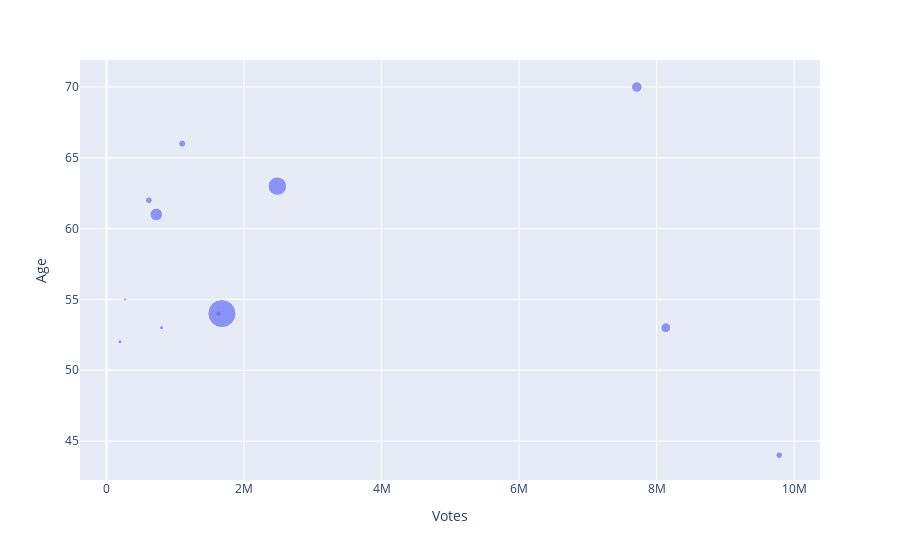

The code cell stored with this chart in its notebook:
### Code cell
fig = px.scatter()

fig.show()

### Figure 1 — Plotly figure (JSON) as saved in the notebook; plotly's stock layout.template omitted (floating-point values rounded to 4 significant figures)
{"data": [{"hovertemplate": "Votes=%{x}<br>Age=%{y}<br>Patrimoine (EUR)=%{marker.size}<extra></extra>", "legendgroup": "", "marker": {"color": "#636efa", "size": [219000, 220000, 550000, 630000, 1200000, 4200000, 1400000, 575000, 412000, 9700000, 122000, 2000000], "sizemode": "area", "sizeref": 24250, "symbol": "circle"}, "mode": "markers", "name": "", "orientation": "v", "showlegend": false, "type": "scatter", "x": [197094, 802422, 9783058, 1101387, 8133828, 2485226, 7712520, 616478, 1627853, 1679001, 268904, 725176], "xaxis": "x", "y": [52, 53, 44, 66, 53, 63, 70, 62, 54, 54, 55, 61], "yaxis": "y"}], "layout": {"autosize": true, "legend": {"itemsizing": "constant", "tracegroupgap": 0}, "margin": {"t": 60}, "xaxis": {"anchor": "y", "autorange": true, "domain": [0, 1], "range": [-370400.0, 10360000.0], "title": {"text": "Votes"}, "type": "linear"}, "yaxis": {"anchor": "x", "autorange": true, "domain": [0, 1], "range": [41.96, 72.35], "title": {"text": "Age"}, "type": "linear"}}}
